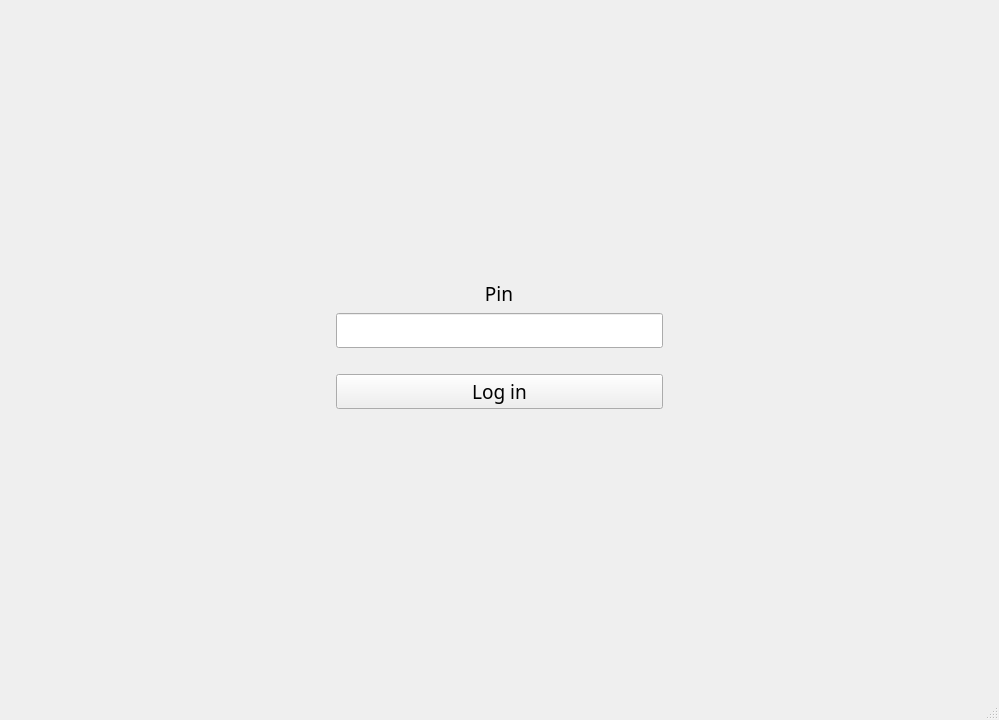
<?xml version="1.0" encoding="UTF-8"?>
<ui version="4.0">
 <class>MainWindow</class>
 <widget class="QMainWindow" name="MainWindow">
  <property name="geometry">
   <rect>
    <x>0</x>
    <y>0</y>
    <width>999</width>
    <height>720</height>
   </rect>
  </property>
  <property name="minimumSize">
   <size>
    <width>720</width>
    <height>720</height>
   </size>
  </property>
  <property name="font">
   <font>
    <family>MesloLGS NF</family>
    <pointsize>14</pointsize>
   </font>
  </property>
  <property name="windowTitle">
   <string>Auth</string>
  </property>
  <property name="windowIcon">
   <iconset>
    <normaloff>../../lab2/lab2/1024px-OOjs_UI_icon_lock.svg.png</normaloff>../../lab2/lab2/1024px-OOjs_UI_icon_lock.svg.png</iconset>
  </property>
  <widget class="QWidget" name="centralwidget">
   <layout class="QGridLayout" name="gridLayout">
    <item row="3" column="0">
     <spacer name="horizontalSpacer">
      <property name="orientation">
       <enum>Qt::Horizontal</enum>
      </property>
      <property name="sizeHint" stdset="0">
       <size>
        <width>40</width>
        <height>20</height>
       </size>
      </property>
     </spacer>
    </item>
    <item row="0" column="1">
     <spacer name="verticalSpacer">
      <property name="orientation">
       <enum>Qt::Vertical</enum>
      </property>
      <property name="sizeHint" stdset="0">
       <size>
        <width>20</width>
        <height>40</height>
       </size>
      </property>
     </spacer>
    </item>
    <item row="1" column="1" alignment="Qt::AlignHCenter">
     <widget class="QLabel" name="label">
      <property name="text">
       <string>  Pin  </string>
      </property>
     </widget>
    </item>
    <item row="5" column="1">
     <spacer name="verticalSpacer_2">
      <property name="orientation">
       <enum>Qt::Vertical</enum>
      </property>
      <property name="sizeHint" stdset="0">
       <size>
        <width>20</width>
        <height>40</height>
       </size>
      </property>
     </spacer>
    </item>
    <item row="2" column="1">
     <widget class="QLineEdit" name="Pin">
      <property name="minimumSize">
       <size>
        <width>240</width>
        <height>0</height>
       </size>
      </property>
      <property name="text">
       <string/>
      </property>
      <property name="echoMode">
       <enum>QLineEdit::Password</enum>
      </property>
     </widget>
    </item>
    <item row="4" column="1">
     <widget class="QPushButton" name="pushButton">
      <property name="text">
       <string>Log in</string>
      </property>
     </widget>
    </item>
    <item row="3" column="2">
     <spacer name="horizontalSpacer_2">
      <property name="orientation">
       <enum>Qt::Horizontal</enum>
      </property>
      <property name="sizeHint" stdset="0">
       <size>
        <width>40</width>
        <height>20</height>
       </size>
      </property>
     </spacer>
    </item>
   </layout>
  </widget>
  <widget class="QMenuBar" name="menubar">
   <property name="geometry">
    <rect>
     <x>0</x>
     <y>0</y>
     <width>999</width>
     <height>27</height>
    </rect>
   </property>
  </widget>
  <widget class="QStatusBar" name="statusbar"/>
 </widget>
 <resources/>
 <connections/>
</ui>
